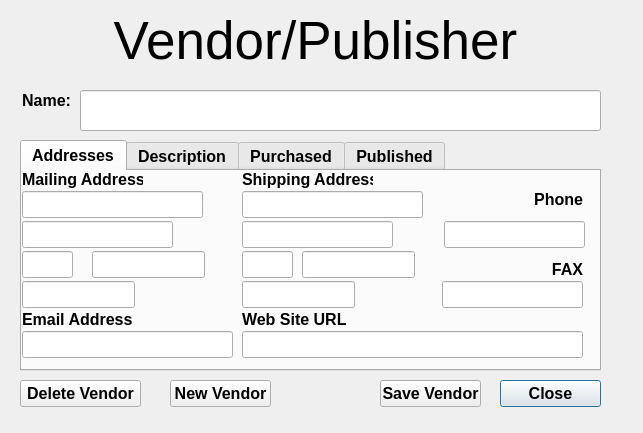
<?xml version="1.0" encoding="UTF-8"?>
<ui version="4.0">
 <class>Dialog</class>
 <widget class="QDialog" name="Dialog">
  <property name="geometry">
   <rect>
    <x>0</x>
    <y>0</y>
    <width>643</width>
    <height>433</height>
   </rect>
  </property>
  <property name="windowTitle">
   <string>Vendor/Publisher Info</string>
  </property>
  <widget class="QPushButton" name="closeButton">
   <property name="geometry">
    <rect>
     <x>500</x>
     <y>380</y>
     <width>101</width>
     <height>27</height>
    </rect>
   </property>
   <property name="font">
    <font>
     <pointsize>12</pointsize>
     <weight>75</weight>
     <bold>true</bold>
    </font>
   </property>
   <property name="focusPolicy">
    <enum>Qt::ClickFocus</enum>
   </property>
   <property name="text">
    <string>Close</string>
   </property>
  </widget>
  <widget class="QPushButton" name="saveButton">
   <property name="geometry">
    <rect>
     <x>380</x>
     <y>380</y>
     <width>101</width>
     <height>27</height>
    </rect>
   </property>
   <property name="font">
    <font>
     <pointsize>12</pointsize>
     <weight>75</weight>
     <bold>true</bold>
    </font>
   </property>
   <property name="focusPolicy">
    <enum>Qt::ClickFocus</enum>
   </property>
   <property name="text">
    <string>Save Vendor</string>
   </property>
  </widget>
  <widget class="QPushButton" name="deleteButton">
   <property name="geometry">
    <rect>
     <x>20</x>
     <y>380</y>
     <width>121</width>
     <height>27</height>
    </rect>
   </property>
   <property name="font">
    <font>
     <pointsize>12</pointsize>
     <weight>75</weight>
     <bold>true</bold>
    </font>
   </property>
   <property name="focusPolicy">
    <enum>Qt::ClickFocus</enum>
   </property>
   <property name="text">
    <string>Delete Vendor</string>
   </property>
  </widget>
  <widget class="QPushButton" name="newButton">
   <property name="geometry">
    <rect>
     <x>170</x>
     <y>380</y>
     <width>101</width>
     <height>27</height>
    </rect>
   </property>
   <property name="font">
    <font>
     <pointsize>12</pointsize>
     <weight>75</weight>
     <bold>true</bold>
    </font>
   </property>
   <property name="focusPolicy">
    <enum>Qt::ClickFocus</enum>
   </property>
   <property name="text">
    <string>New Vendor</string>
   </property>
  </widget>
  <widget class="QLabel" name="titleLabel">
   <property name="geometry">
    <rect>
     <x>10</x>
     <y>10</y>
     <width>611</width>
     <height>61</height>
    </rect>
   </property>
   <property name="font">
    <font>
     <pointsize>40</pointsize>
    </font>
   </property>
   <property name="text">
    <string>Vendor/Publisher</string>
   </property>
   <property name="alignment">
    <set>Qt::AlignCenter</set>
   </property>
  </widget>
  <widget class="QTabWidget" name="tabWidget">
   <property name="geometry">
    <rect>
     <x>20</x>
     <y>140</y>
     <width>581</width>
     <height>231</height>
    </rect>
   </property>
   <property name="font">
    <font>
     <pointsize>12</pointsize>
     <weight>75</weight>
     <bold>true</bold>
    </font>
   </property>
   <property name="focusPolicy">
    <enum>Qt::ClickFocus</enum>
   </property>
   <property name="toolTip">
    <string/>
   </property>
   <property name="currentIndex">
    <number>0</number>
   </property>
   <widget class="QWidget" name="AddressTab">
    <attribute name="title">
     <string>Addresses</string>
    </attribute>
    <widget class="QLineEdit" name="mailAddressEdit">
     <property name="geometry">
      <rect>
       <x>0</x>
       <y>20</y>
       <width>181</width>
       <height>27</height>
      </rect>
     </property>
     <property name="toolTip">
      <string>Street or PO Box for mailing address</string>
     </property>
    </widget>
    <widget class="QLineEdit" name="mailCityEdit">
     <property name="geometry">
      <rect>
       <x>0</x>
       <y>50</y>
       <width>151</width>
       <height>27</height>
      </rect>
     </property>
     <property name="toolTip">
      <string>City for mailing address</string>
     </property>
    </widget>
    <widget class="QLineEdit" name="shipCodeEdit">
     <property name="geometry">
      <rect>
       <x>280</x>
       <y>80</y>
       <width>113</width>
       <height>27</height>
      </rect>
     </property>
     <property name="toolTip">
      <string>Postal code for mailing address</string>
     </property>
    </widget>
    <widget class="QLineEdit" name="mailCountryEdit">
     <property name="geometry">
      <rect>
       <x>0</x>
       <y>110</y>
       <width>113</width>
       <height>27</height>
      </rect>
     </property>
     <property name="toolTip">
      <string>Country name for mailing address</string>
     </property>
    </widget>
    <widget class="QLineEdit" name="mailCodeEdit">
     <property name="geometry">
      <rect>
       <x>70</x>
       <y>80</y>
       <width>113</width>
       <height>27</height>
      </rect>
     </property>
     <property name="toolTip">
      <string>Postal code for mailing address</string>
     </property>
    </widget>
    <widget class="QLineEdit" name="shipCityEdit">
     <property name="geometry">
      <rect>
       <x>220</x>
       <y>50</y>
       <width>151</width>
       <height>27</height>
      </rect>
     </property>
     <property name="toolTip">
      <string>City for mailing address</string>
     </property>
    </widget>
    <widget class="QLabel" name="shippingLabel">
     <property name="geometry">
      <rect>
       <x>220</x>
       <y>0</y>
       <width>131</width>
       <height>17</height>
      </rect>
     </property>
     <property name="text">
      <string>Shipping Address</string>
     </property>
    </widget>
    <widget class="QLineEdit" name="shipCountryEdit">
     <property name="geometry">
      <rect>
       <x>220</x>
       <y>110</y>
       <width>113</width>
       <height>27</height>
      </rect>
     </property>
     <property name="toolTip">
      <string>Country name for mailing address</string>
     </property>
    </widget>
    <widget class="QLabel" name="mailingLabel">
     <property name="geometry">
      <rect>
       <x>0</x>
       <y>0</y>
       <width>121</width>
       <height>17</height>
      </rect>
     </property>
     <property name="text">
      <string>Mailing Address</string>
     </property>
    </widget>
    <widget class="QLineEdit" name="shipAddressEdit">
     <property name="geometry">
      <rect>
       <x>220</x>
       <y>20</y>
       <width>181</width>
       <height>27</height>
      </rect>
     </property>
     <property name="toolTip">
      <string>Street or PO Box for mailing address</string>
     </property>
    </widget>
    <widget class="QLabel" name="emailLabel">
     <property name="geometry">
      <rect>
       <x>0</x>
       <y>140</y>
       <width>111</width>
       <height>17</height>
      </rect>
     </property>
     <property name="text">
      <string>Email Address</string>
     </property>
    </widget>
    <widget class="QLabel" name="WebSite">
     <property name="geometry">
      <rect>
       <x>220</x>
       <y>140</y>
       <width>111</width>
       <height>17</height>
      </rect>
     </property>
     <property name="text">
      <string>Web Site URL</string>
     </property>
    </widget>
    <widget class="QLineEdit" name="emailEdit">
     <property name="geometry">
      <rect>
       <x>0</x>
       <y>160</y>
       <width>211</width>
       <height>27</height>
      </rect>
     </property>
     <property name="toolTip">
      <string>Email address</string>
     </property>
    </widget>
    <widget class="QLineEdit" name="urlEdit">
     <property name="geometry">
      <rect>
       <x>220</x>
       <y>160</y>
       <width>341</width>
       <height>27</height>
      </rect>
     </property>
    </widget>
    <widget class="QLabel" name="phoneLabel">
     <property name="geometry">
      <rect>
       <x>510</x>
       <y>20</y>
       <width>51</width>
       <height>17</height>
      </rect>
     </property>
     <property name="toolTip">
      <string/>
     </property>
     <property name="text">
      <string>Phone</string>
     </property>
     <property name="alignment">
      <set>Qt::AlignRight|Qt::AlignTrailing|Qt::AlignVCenter</set>
     </property>
    </widget>
    <widget class="QLineEdit" name="phoneEdit">
     <property name="geometry">
      <rect>
       <x>422</x>
       <y>50</y>
       <width>141</width>
       <height>27</height>
      </rect>
     </property>
     <property name="toolTip">
      <string>Phone number to talk to a real person (maybe...)</string>
     </property>
    </widget>
    <widget class="QLabel" name="faxLabel">
     <property name="geometry">
      <rect>
       <x>510</x>
       <y>90</y>
       <width>51</width>
       <height>17</height>
      </rect>
     </property>
     <property name="toolTip">
      <string/>
     </property>
     <property name="text">
      <string>FAX</string>
     </property>
     <property name="alignment">
      <set>Qt::AlignRight|Qt::AlignTrailing|Qt::AlignVCenter</set>
     </property>
    </widget>
    <widget class="QLineEdit" name="faxEdit">
     <property name="geometry">
      <rect>
       <x>420</x>
       <y>110</y>
       <width>141</width>
       <height>27</height>
      </rect>
     </property>
     <property name="toolTip">
      <string>Fax number, if we still use that.</string>
     </property>
    </widget>
    <widget class="QLineEdit" name="mailStateEdit">
     <property name="geometry">
      <rect>
       <x>0</x>
       <y>80</y>
       <width>51</width>
       <height>27</height>
      </rect>
     </property>
     <property name="toolTip">
      <string>State or province for mailing address</string>
     </property>
    </widget>
    <widget class="QLineEdit" name="shipStateEdit">
     <property name="geometry">
      <rect>
       <x>220</x>
       <y>80</y>
       <width>51</width>
       <height>27</height>
      </rect>
     </property>
     <property name="toolTip">
      <string>State or province for shipping address</string>
     </property>
    </widget>
   </widget>
   <widget class="QWidget" name="DescriptionTab">
    <attribute name="title">
     <string>Description</string>
    </attribute>
    <widget class="QTextEdit" name="descriptionEdit">
     <property name="geometry">
      <rect>
       <x>0</x>
       <y>0</y>
       <width>581</width>
       <height>201</height>
      </rect>
     </property>
     <property name="toolTip">
      <string>Description or comments</string>
     </property>
    </widget>
   </widget>
   <widget class="QWidget" name="BooksTab">
    <attribute name="title">
     <string>Purchased</string>
    </attribute>
    <widget class="QListWidget" name="bookList">
     <property name="geometry">
      <rect>
       <x>0</x>
       <y>0</y>
       <width>581</width>
       <height>201</height>
      </rect>
     </property>
     <property name="toolTip">
      <string>Any purchased boosk from the vendor/publisher</string>
     </property>
    </widget>
   </widget>
   <widget class="QWidget" name="PublishedTab">
    <attribute name="title">
     <string>Published</string>
    </attribute>
    <widget class="QListWidget" name="publishedList">
     <property name="geometry">
      <rect>
       <x>0</x>
       <y>0</y>
       <width>581</width>
       <height>201</height>
      </rect>
     </property>
     <property name="toolTip">
      <string>and published books by this vendor/publisher</string>
     </property>
    </widget>
   </widget>
  </widget>
  <widget class="QLabel" name="label">
   <property name="geometry">
    <rect>
     <x>20</x>
     <y>90</y>
     <width>51</width>
     <height>20</height>
    </rect>
   </property>
   <property name="font">
    <font>
     <pointsize>12</pointsize>
     <weight>75</weight>
     <bold>true</bold>
    </font>
   </property>
   <property name="text">
    <string>Name:</string>
   </property>
   <property name="alignment">
    <set>Qt::AlignRight|Qt::AlignTrailing|Qt::AlignVCenter</set>
   </property>
  </widget>
  <widget class="QLineEdit" name="nameEdit">
   <property name="geometry">
    <rect>
     <x>80</x>
     <y>90</y>
     <width>521</width>
     <height>41</height>
    </rect>
   </property>
   <property name="font">
    <font>
     <pointsize>14</pointsize>
     <weight>75</weight>
     <bold>true</bold>
    </font>
   </property>
  </widget>
  <widget class="QLabel" name="idLabel">
   <property name="geometry">
    <rect>
     <x>530</x>
     <y>70</y>
     <width>70</width>
     <height>17</height>
    </rect>
   </property>
   <property name="font">
    <font>
     <pointsize>12</pointsize>
     <weight>75</weight>
     <bold>true</bold>
    </font>
   </property>
   <property name="toolTip">
    <string>Database Vendor/Publisher ID</string>
   </property>
   <property name="text">
    <string/>
   </property>
   <property name="alignment">
    <set>Qt::AlignRight|Qt::AlignTrailing|Qt::AlignVCenter</set>
   </property>
  </widget>
 </widget>
 <tabstops>
  <tabstop>nameEdit</tabstop>
  <tabstop>mailAddressEdit</tabstop>
  <tabstop>mailCityEdit</tabstop>
  <tabstop>mailStateEdit</tabstop>
  <tabstop>mailCodeEdit</tabstop>
  <tabstop>mailCountryEdit</tabstop>
  <tabstop>shipAddressEdit</tabstop>
  <tabstop>shipCityEdit</tabstop>
  <tabstop>shipStateEdit</tabstop>
  <tabstop>shipCodeEdit</tabstop>
  <tabstop>shipCountryEdit</tabstop>
  <tabstop>phoneEdit</tabstop>
  <tabstop>faxEdit</tabstop>
  <tabstop>emailEdit</tabstop>
  <tabstop>urlEdit</tabstop>
  <tabstop>descriptionEdit</tabstop>
  <tabstop>tabWidget</tabstop>
  <tabstop>saveButton</tabstop>
  <tabstop>bookList</tabstop>
  <tabstop>publishedList</tabstop>
  <tabstop>newButton</tabstop>
  <tabstop>deleteButton</tabstop>
  <tabstop>closeButton</tabstop>
 </tabstops>
 <resources/>
 <connections/>
</ui>
